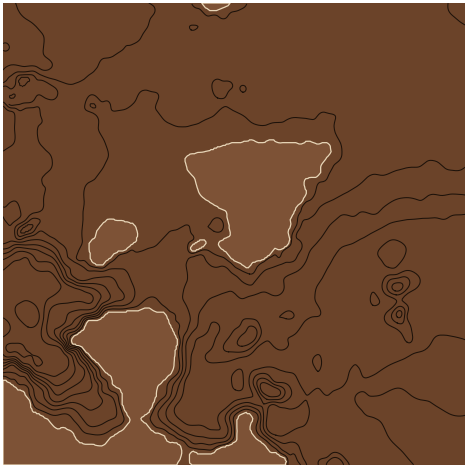

Write the Python code that produced this figure.
"""The coaster's back (the practice piece, Amir: same techniques as the board): a square of the sea-floor map round
Aegina, at the board's scale. Land (Aegina, Angistri, the Methana / Epidaurus coast) is cut in as flat recesses
(V-carved coast, flat floor); the sea's depth lines are lasered.

Uses the board map's data and contours (art/topo.py). Out: art/coaster_map.json, art/coaster_map.png (back view, mm,
origin at the coaster's centre).
Run:  C:/Users/leska/cadenv/Scripts/python art/coaster_map.py
"""
import json, os, sys
import numpy as np
from math import cos, radians
from scipy.ndimage import gaussian_filter
import matplotlib
matplotlib.use("Agg")
import matplotlib.pyplot as plt

HERE = os.path.dirname(os.path.abspath(__file__))
ROOT = os.path.dirname(HERE)
sys.path[:0] = [HERE, os.path.join(ROOT, "cad")]
import topo

CENTRE = (23.47, 37.70)        # lon, lat: Aegina a little north of the middle, Angistri, Methana
SIZE = 92.0                    # map square on the coaster's back (mm)
STEP = 50                      # a depth line every 50 m (the Saronic Gulf is shallow: 100 m gives only a few)
MIN_ISLAND = 4.0               # land smaller than this (mm2) isn't recessed (too small to cut): its coast is lasered


def main():
    lon, lat, z = topo.load()
    _, s, k, *_ = topo.frame()                           # the board map's scale (mm per degree of latitude)
    to_mm = lambda lo, la: ((lo - CENTRE[0]) * k * s, (la - CENTRE[1]) * s)
    half = SIZE / 2
    zs = gaussian_filter(z, topo.SMOOTH)
    X, Y = to_mm(*np.meshgrid(lon, lat))
    win = (abs(X) <= half + 3) & (abs(Y) <= half + 3)
    r0, r1 = np.where(win.any(1))[0][[0, -1]]; c0, c1 = np.where(win.any(0))[0][[0, -1]]
    X, Y, zs = X[r0:r1 + 1, c0:c1 + 1], Y[r0:r1 + 1, c0:c1 + 1], zs[r0:r1 + 1, c0:c1 + 1]
    # sea depth lines (laser)
    levels = [-d for d in range(STEP, int(-zs.min()) + 1, STEP)][::-1]
    cs = plt.contour(X, Y, zs, levels=levels)
    sea = []
    for lev, segs in zip(cs.levels, cs.allsegs):
        for p in segs:
            sea += [dict(level=float(lev), pts=r["pts"]) for r in topo.clip_runs([dict(level=lev, pts=p.tolist())], SIZE, SIZE)]
    sea = [l for l in sea if np.sum(np.hypot(*np.diff(np.array(l["pts"]), axis=0).T)) >= topo.MIN_LEN / 2]
    # land: filled areas above 0, the map's edge closing them (recesses)
    cf = plt.contourf(X, Y, np.clip(zs, -1, 1), levels=[0, 2])
    from build123d import Face, Wire, Rectangle
    box = Rectangle(SIZE, SIZE)
    land, small = [], []
    for poly in cf.allsegs[0]:
        p = np.round(poly[::2] if len(poly) > 60 else poly, 2)
        p = p[np.r_[True, np.hypot(*np.diff(p, axis=0).T) > 0.05]]
        if np.hypot(*(p[0] - p[-1])) < 0.05:
            p = p[:-1]
        if len(p) < 3:
            continue
        f = Face(Wire.make_polygon([(x, y, 0) for x, y in p], close=True))
        if not f.is_valid:
            continue
        for g in (f & box).faces():                   # clipped by the map's square (an exact cut, no spikes)
            q = [(round((e @ 0).X, 2), round((e @ 0).Y, 2)) for e in g.outer_wire().order_edges()]   # in path order
            (land if g.area >= MIN_ISLAND else small).append(q)
    plt.close("all")
    # coast of the islets too small to recess: lasered with the sea
    sea += [dict(level=0.0, pts=p) for p in small]
    info = dict(centre=CENTRE, size=SIZE, step=STEP, n_sea=len(sea), n_land=len(land), n_islets=len(small))
    json.dump(dict(info=info, sea=sea, land=land), open(os.path.join(HERE, "coaster_map.json"), "w"))
    fig, ax = plt.subplots(figsize=(4, 4), dpi=150)
    ax.add_patch(plt.Rectangle((-half, -half), SIZE, SIZE, fc="#6b4329"))
    for p in land:
        p = np.array(p); ax.fill(p[:, 0], p[:, 1], fc="#7d5236", ec="#e8d6b8", lw=0.6)
    for l in sea:
        p = np.array(l["pts"]); ax.plot(p[:, 0], p[:, 1], color="#1d120a", lw=0.5)
    ax.set_xlim(-half, half); ax.set_ylim(-half, half); ax.set_aspect("equal"); ax.axis("off")
    fig.savefig(os.path.join(HERE, "coaster_map.png"), bbox_inches="tight", pad_inches=0.02)
    plt.close(fig)
    print(f"coaster map {SIZE:.0f} mm square round Aegina: {len(land)} land recesses, {len(sea)} laser lines "
          f"(every {STEP} m; {len(small)} islets lasered as outlines)")


if __name__ == "__main__":
    main()
